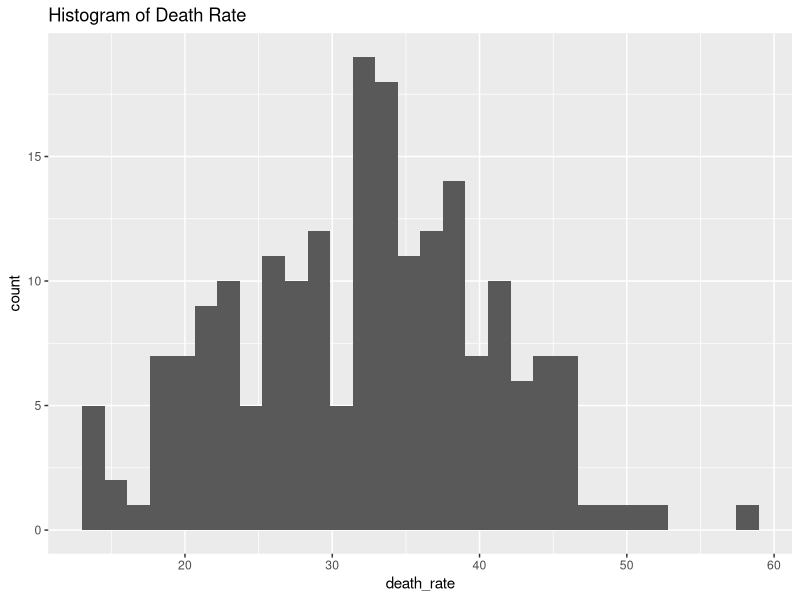
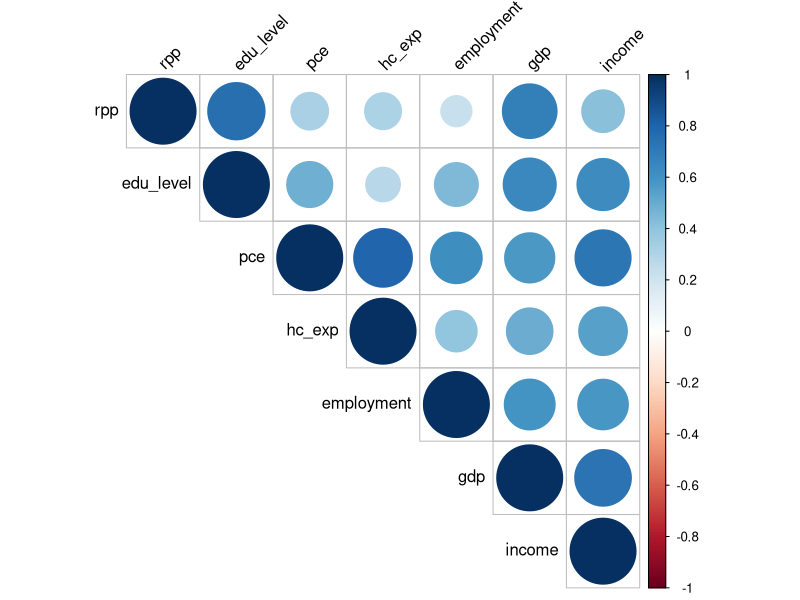
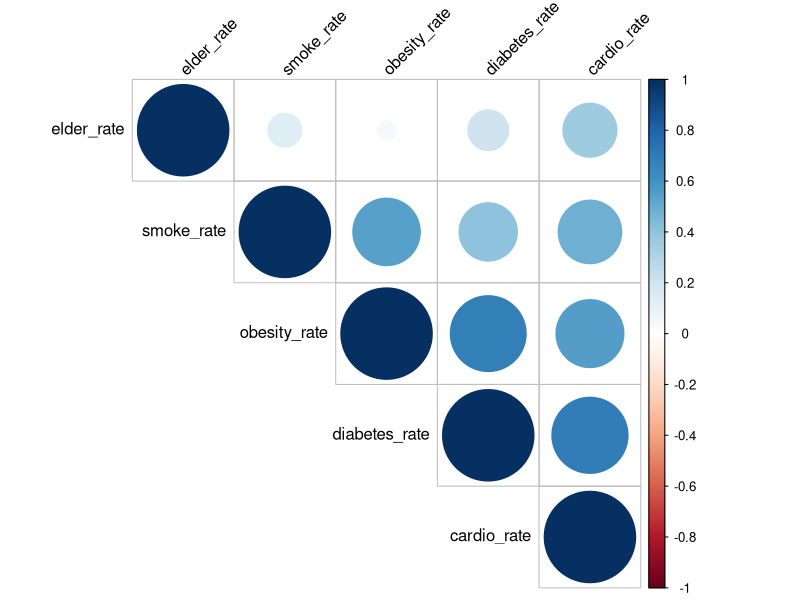

Here is the R script that generated these plots, in order:
## ---- chunk 1
library(readxl)
library(tidyverse)
## ---- chunk 2
library(ggplot2)
library(dplyr)
library(corrplot)
data=read_csv("./Data/geo_data.csv")
# 1. Descriptive statistics table for all variables
summary(data)
## ---- chunk 3
# 2. Explore distribution of results and consider potential transformations
# Histograms for continuous variable
ggplot(data, aes(x = death_rate)) + geom_histogram(bins = 30) + ggtitle("Histogram of Death Rate")
## ---- chunk 4
# 处理缺失数据，这里我们选择删除含有缺失值的行
data <- na.omit(data)
## ---- chunk 5
data_selected_1 <-data %>% select(gdp, pce, rpp, employment,hc_exp,income,edu_level)
# 计算相关系数矩阵
correlation_matrix <- cor(data_selected_1)

# 可视化相关系数矩阵
corrplot(correlation_matrix, type = "upper", order = "hclust", tl.col = "black", tl.srt = 45)
## ---- chunk 6
data_selected_2 <-data %>% select(diabetes_rate,cardio_rate,smoke_rate,elder_rate,obesity_rate)
# 计算相关系数矩阵
correlation_matrix <- cor(data_selected_2)

# 可视化相关系数矩阵
corrplot(correlation_matrix, type = "upper", order = "hclust", tl.col = "black", tl.srt = 45)
## ---- chunk 7

